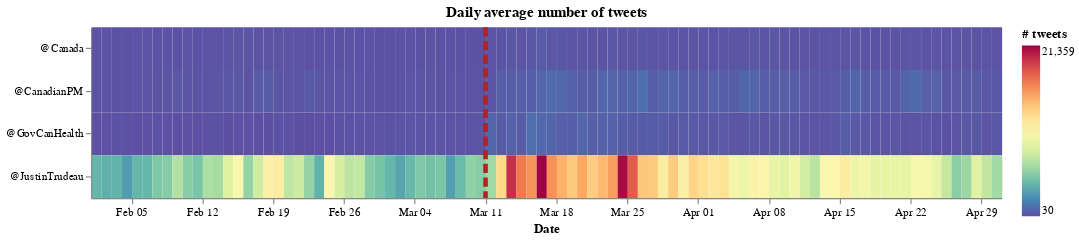

The code cell stored with this chart in its notebook:
### Markdown cell above
#### Heatmap with number of tweets per day by account

### Code cell
# heatmap color
my_scheme=alt.Scale(
            scheme="spectral",
            reverse=True
        )
# for more scheme colors go to https://vega.github.io/vega/docs/schemes/#reference

# heatmap with the number of tweets by account, per day
base = alt.Chart(df_aux3).mark_rect().encode(
    x=alt.X('monthdate(day):T', title="Date"),
    y=alt.Y('account', title=""),
    color=alt.Color('tweet:Q', title="# tweets", scale=my_scheme)
).properties(height=150, width=800)

# Line in the annoucement day: March 11th, 2020
rule = alt.Chart(pd.DataFrame({
    'day': ['2020-03-11'],
    'color': ['firebrick']
})).mark_rule(size=4, strokeDash=[8,4]).encode(
  x=alt.X('monthdate(day)'),
  color=alt.Color('color:N', title = "", scale=None)
)

(base + rule).properties(title='Daily average number of tweets')

### Figure 1 — Vega-Lite specification as saved in the notebook (floating-point values rounded to 4 significant figures; data arrays with more than 128 entries replaced by an {"elided": "..."} marker saying what was removed)
{"$schema": "https://vega.github.io/schema/vega-lite/v4.8.1.json", "config": {"view": {"continuousHeight": 300, "continuousWidth": 400}}, "datasets": {"data-464bff5a16f904a9ff570d20d7b43fba": {"elided": "360 records"}, "data-cdabd16a42e1cd64b6f43c44a1dbe448": [{"color": "firebrick", "day": "2020-03-11"}]}, "layer": [{"data": {"name": "data-464bff5a16f904a9ff570d20d7b43fba"}, "encoding": {"color": {"field": "tweet", "scale": {"reverse": true, "scheme": "spectral"}, "title": "# tweets", "type": "quantitative"}, "x": {"field": "day", "timeUnit": "monthdate", "title": "Date", "type": "temporal"}, "y": {"field": "account", "title": "", "type": "nominal"}}, "height": 150, "mark": "rect", "width": 800}, {"data": {"name": "data-cdabd16a42e1cd64b6f43c44a1dbe448"}, "encoding": {"color": {"field": "color", "scale": null, "title": "", "type": "nominal"}, "x": {"field": "day", "timeUnit": "monthdate", "type": "temporal"}}, "mark": {"size": 4, "strokeDash": [8, 4], "type": "rule"}}], "title": "Daily average number of tweets"}
